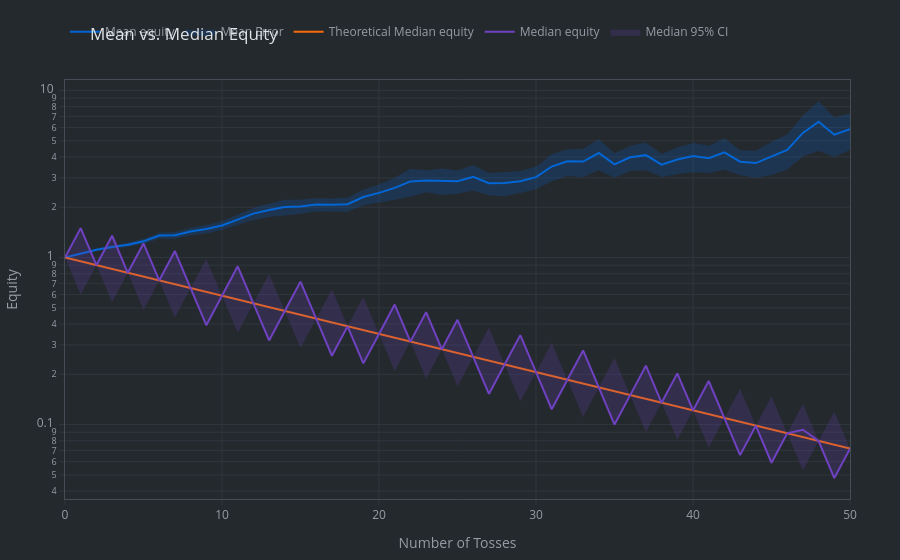

The cell this chart's notebook holds for it:
### Markdown cell above
### Plot Mean and Median Equities

### Code cell
arr_bets = np.arange(n_bets + 1)

fig = go.Figure()

# Plot the mean equity.
fig.add_trace(
    go.Scatter(
        x=arr_bets,
        y=mean_equity,
        mode="lines",
        line=dict(color=COLOURS["blue"][5]),
        name="Mean equity",
    )
)

# Plot the mean equity error band.
fig.add_trace(
    go.Scatter(
        x=np.concatenate([arr_bets, arr_bets[::-1]]),
        y=np.concatenate(
            [
                mean_equity + mean_equity_standard_error,
                (mean_equity - mean_equity_standard_error)[::-1],
            ]
        ),
        fill="toself",
        line=dict(color="rgba(0,0,0,0)"),
        fillcolor=unparse_rgba_tuple((*pc.hex_to_rgb(COLOURS["blue"][5]), 0.2)),
        name="Mean Error",
    )
)

# Plot the theoretical median equity.
fig.add_trace(
    go.Scatter(
        x=arr_bets,
        y=np.exp(arr_bets * (p * np.log(1 + risk * b) + q * np.log(1 - risk * a))),
        mode="lines",
        line=dict(color=COLOURS["orange"][5]),
        name="Theoretical Median equity",
    )
)

# Plot the median equity.
fig.add_trace(
    go.Scatter(
        x=arr_bets,
        y=median_equity,
        mode="lines",
        line=dict(color=COLOURS["purple"][5]),
        name="Median equity",
    )
)

# Plot the median equity error band.
fig.add_trace(
    go.Scatter(
        x=np.concatenate([arr_bets, arr_bets[::-1]]),
        y=np.concatenate([median_equity_ci_highs, median_equity_ci_lows[::-1]]),
        line=dict(color="rgba(0,0,0,0)"),
        fill="toself",
        fillcolor=unparse_rgba_tuple((*pc.hex_to_rgb(COLOURS["purple"][5]), 0.2)),
        name="Median 95% CI",
    )
)

fig.update_layout(
    title="Mean vs. Median Equity",
    xaxis_title="Number of Tosses",
    yaxis_title="Equity",
    yaxis_type="log",
    margin=dict(t=80),
)

fig.show()

### Figure 1 — Plotly figure (JSON) as saved in the notebook; plotly's stock layout.template omitted (floating-point values rounded to 4 significant figures)
{"data": [{"line": {"color": "#0366d6"}, "mode": "lines", "name": "Mean equity", "type": "scatter", "x": [0, 1, 2, 3, 4, 5, 6, 7, 8, 9, 10, 11, 12, 13, 14, 15, 16, 17, 18, 19, 20, 21, 22, 23, 24, 25, 26, 27, 28, 29, 30, 31, 32, 33, 34, 35, 36, 37, 38, 39, 40, 41, 42, 43, 44, 45, 46, 47, 48, 49, 50], "y": [1.0, 1.053, 1.113, 1.157, 1.191, 1.25, 1.353, 1.36, 1.432, 1.48, 1.557, 1.685, 1.832, 1.923, 2.004, 2.023, 2.076, 2.07, 2.086, 2.303, 2.438, 2.612, 2.854, 2.894, 2.89, 2.861, 3.043, 2.784, 2.79, 2.864, 3.028, 3.505, 3.769, 3.753, 4.222, 3.61, 3.984, 4.1, 3.599, 3.859, 4.048, 3.935, 4.261, 3.748, 3.678, 4.025, 4.408, 5.574, 6.499, 5.44, 5.859]}, {"fill": "toself", "fillcolor": "rgba(3, 102, 214, 0.2)", "line": {"color": "rgba(0,0,0,0)"}, "name": "Mean Error", "type": "scatter", "x": [0, 1, 2, 3, 4, 5, 6, 7, 8, 9, 10, 11, 12, 13, 14, 15, 16, 17, 18, 19, 20, 21, 22, 23, 24, 25, 26, 27, 28, 29, 30, 31, 32, 33, 34, 35, 36, 37, 38, 39, 40, 41, 42, 43, 44, 45, 46, 47, 48, 49, 50, 50, 49, 48, 47, 46, 45, 44, 43, 42, 41, 40, 39, 38, 37, 36, 35, 34, 33, 32, 31, 30, 29, 28, 27, 26, 25, 24, 23, 22, 21, 20, 19, 18, 17, 16, 15, 14, 13, 12, 11, 10, 9, 8, 7, 6, 5, 4, 3, 2, 1, 0], "y": [1.0, 1.067, 1.134, 1.186, 1.226, 1.295, 1.409, 1.422, 1.51, 1.566, 1.654, 1.806, 1.986, 2.101, 2.219, 2.216, 2.268, 2.257, 2.291, 2.549, 2.741, 3.007, 3.394, 3.326, 3.41, 3.314, 3.58, 3.207, 3.254, 3.297, 3.491, 4.152, 4.452, 4.479, 5.117, 4.217, 4.672, 4.875, 4.166, 4.562, 4.86, 4.668, 5.169, 4.386, 4.353, 4.926, 5.448, 7.116, 8.656, 6.886, 7.316, 4.401, 3.994, 4.343, 4.031, 3.369, 3.123, 3.003, 3.11, 3.354, 3.201, 3.237, 3.156, 3.032, 3.326, 3.296, 3.004, 3.327, 3.026, 3.086, 2.858, 2.565, 2.431, 2.325, 2.36, 2.507, 2.408, 2.37, 2.461, 2.314, 2.218, 2.135, 2.057, 1.882, 1.882, 1.884, 1.83, 1.789, 1.746, 1.678, 1.564, 1.459, 1.395, 1.353, 1.297, 1.296, 1.206, 1.156, 1.128, 1.091, 1.038, 1.0]}, {"line": {"color": "#f66a0a"}, "mode": "lines", "name": "Theoretical Median equity", "type": "scatter", "x": [0, 1, 2, 3, 4, 5, 6, 7, 8, 9, 10, 11, 12, 13, 14, 15, 16, 17, 18, 19, 20, 21, 22, 23, 24, 25, 26, 27, 28, 29, 30, 31, 32, 33, 34, 35, 36, 37, 38, 39, 40, 41, 42, 43, 44, 45, 46, 47, 48, 49, 50], "y": [1.0, 0.9487, 0.9, 0.8538, 0.81, 0.7684, 0.729, 0.6916, 0.6561, 0.6224, 0.5905, 0.5602, 0.5314, 0.5042, 0.4783, 0.4538, 0.4305, 0.4084, 0.3874, 0.3675, 0.3487, 0.3308, 0.3138, 0.2977, 0.2824, 0.2679, 0.2542, 0.2411, 0.2288, 0.217, 0.2059, 0.1953, 0.1853, 0.1758, 0.1668, 0.1582, 0.1501, 0.1424, 0.1351, 0.1282, 0.1216, 0.1153, 0.1094, 0.1038, 0.09848, 0.09342, 0.08863, 0.08408, 0.07977, 0.07567, 0.07179]}, {"line": {"color": "#6f42c1"}, "mode": "lines", "name": "Median equity", "type": "scatter", "x": [0, 1, 2, 3, 4, 5, 6, 7, 8, 9, 10, 11, 12, 13, 14, 15, 16, 17, 18, 19, 20, 21, 22, 23, 24, 25, 26, 27, 28, 29, 30, 31, 32, 33, 34, 35, 36, 37, 38, 39, 40, 41, 42, 43, 44, 45, 46, 47, 48, 49, 50], "y": [1.0, 1.5, 0.9, 1.35, 0.81, 1.215, 0.729, 1.093, 0.6561, 0.3937, 0.5905, 0.8857, 0.5314, 0.3189, 0.4783, 0.7174, 0.4305, 0.2583, 0.3874, 0.2325, 0.3487, 0.523, 0.3138, 0.4707, 0.2824, 0.4236, 0.2542, 0.1525, 0.2288, 0.3432, 0.2059, 0.1235, 0.1853, 0.278, 0.1668, 0.1001, 0.1501, 0.2251, 0.1351, 0.2026, 0.1216, 0.1824, 0.1094, 0.06565, 0.09848, 0.05909, 0.08863, 0.09306, 0.07977, 0.04786, 0.07179]}, {"fill": "toself", "fillcolor": "rgba(111, 66, 193, 0.2)", "line": {"color": "rgba(0,0,0,0)"}, "name": "Median 95% CI", "type": "scatter", "x": [0, 1, 2, 3, 4, 5, 6, 7, 8, 9, 10, 11, 12, 13, 14, 15, 16, 17, 18, 19, 20, 21, 22, 23, 24, 25, 26, 27, 28, 29, 30, 31, 32, 33, 34, 35, 36, 37, 38, 39, 40, 41, 42, 43, 44, 45, 46, 47, 48, 49, 50, 50, 49, 48, 47, 46, 45, 44, 43, 42, 41, 40, 39, 38, 37, 36, 35, 34, 33, 32, 31, 30, 29, 28, 27, 26, 25, 24, 23, 22, 21, 20, 19, 18, 17, 16, 15, 14, 13, 12, 11, 10, 9, 8, 7, 6, 5, 4, 3, 2, 1, 0], "y": [1.0, 1.5, 0.9, 1.35, 0.81, 1.215, 0.729, 1.093, 0.6561, 0.9841, 0.5905, 0.8857, 0.5314, 0.7972, 0.4783, 0.7174, 0.4305, 0.6457, 0.3874, 0.5811, 0.3487, 0.523, 0.3138, 0.4707, 0.2824, 0.4236, 0.2542, 0.3813, 0.2288, 0.3432, 0.2059, 0.3088, 0.1853, 0.278, 0.1668, 0.2502, 0.1501, 0.2251, 0.1351, 0.2026, 0.1216, 0.1824, 0.1094, 0.1641, 0.09848, 0.1477, 0.08863, 0.1329, 0.07977, 0.1196, 0.07179, 0.07179, 0.04786, 0.07977, 0.05318, 0.08863, 0.05909, 0.09848, 0.06565, 0.1094, 0.07295, 0.1216, 0.08105, 0.1351, 0.09006, 0.1501, 0.1001, 0.1668, 0.1112, 0.1853, 0.1235, 0.2059, 0.1373, 0.2288, 0.1525, 0.2542, 0.1695, 0.2824, 0.1883, 0.3138, 0.2092, 0.3487, 0.2325, 0.3874, 0.2583, 0.4305, 0.287, 0.4783, 0.3189, 0.5314, 0.3543, 0.5905, 0.3937, 0.6561, 0.4374, 0.729, 0.486, 0.81, 0.54, 0.9, 0.6, 1.0]}], "layout": {"margin": {"t": 80}, "title": {"text": "Mean vs. Median Equity"}, "xaxis": {"title": {"text": "Number of Tosses"}}, "yaxis": {"title": {"text": "Equity"}, "type": "log"}}}
